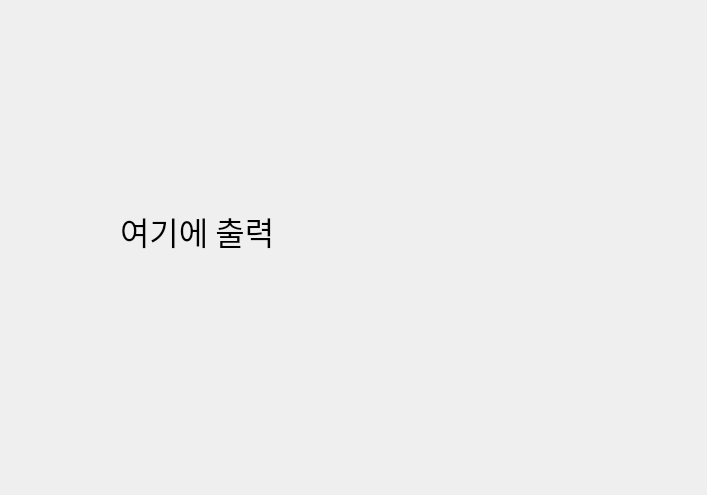
<?xml version="1.0" encoding="UTF-8"?>
<ui version="4.0">
 <class>Dialog</class>
 <widget class="QDialog" name="Dialog">
  <property name="geometry">
   <rect>
    <x>0</x>
    <y>0</y>
    <width>707</width>
    <height>495</height>
   </rect>
  </property>
  <property name="windowTitle">
   <string>Dialog</string>
  </property>
  <widget class="QLabel" name="label">
   <property name="geometry">
    <rect>
     <x>120</x>
     <y>110</y>
     <width>471</width>
     <height>241</height>
    </rect>
   </property>
   <property name="font">
    <font>
     <family>맑은 고딕</family>
     <pointsize>24</pointsize>
    </font>
   </property>
   <property name="text">
    <string>여기에 출력</string>
   </property>
  </widget>
 </widget>
 <resources/>
 <connections/>
</ui>
